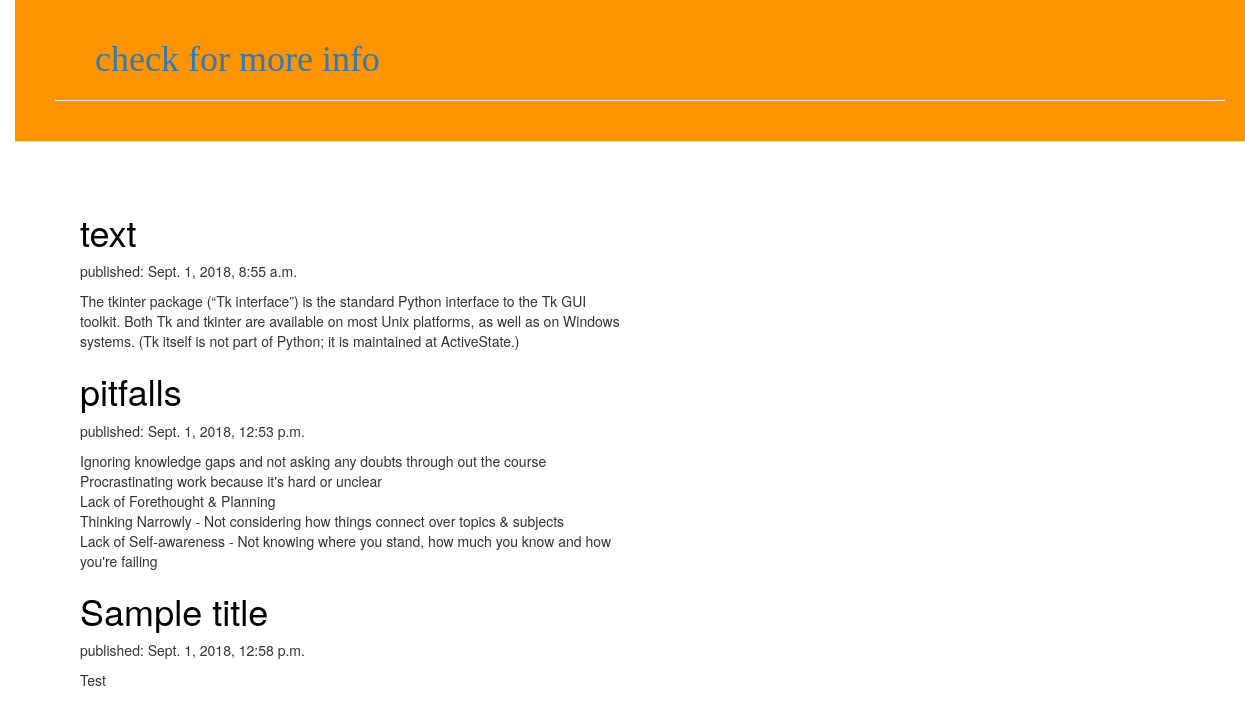
The app's page /posts/, older data.
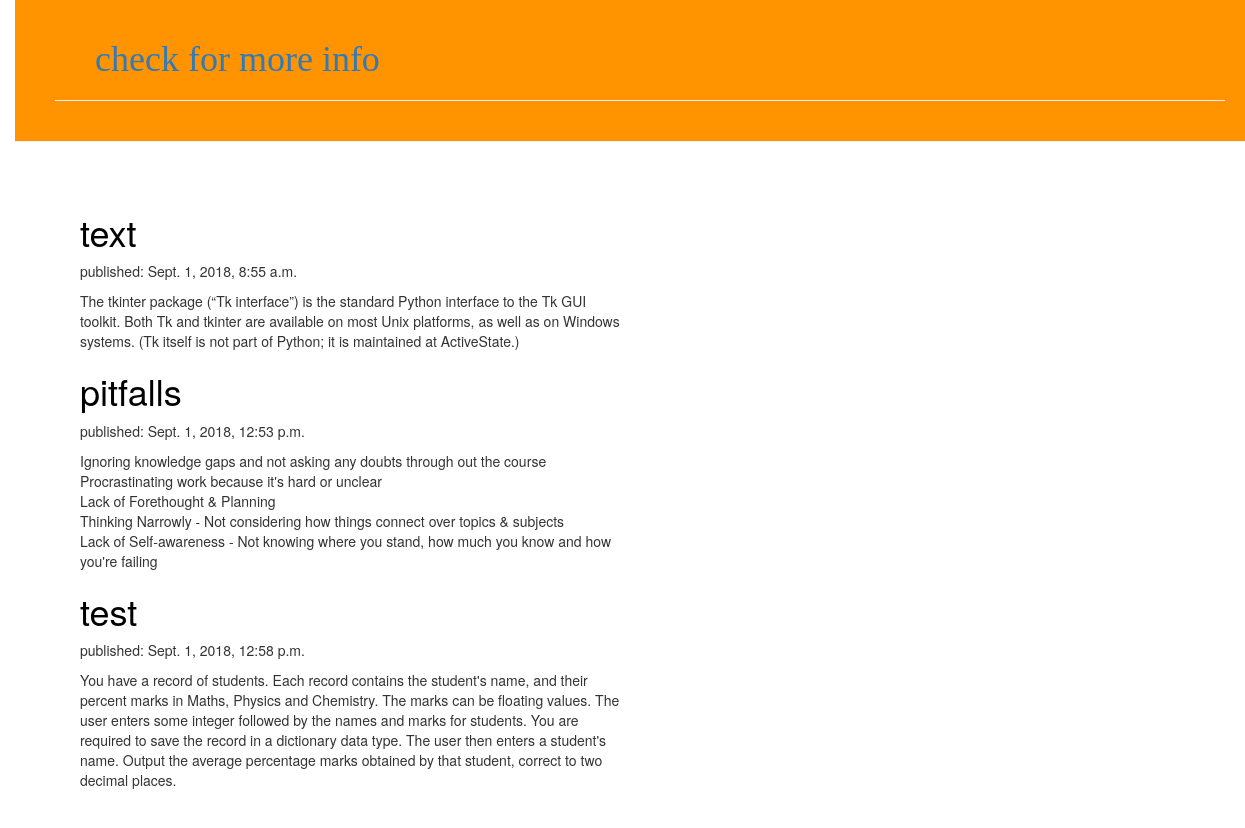
The same page, newer data.
### pages/models.py (models this page shows, shortened)
class Posts(models.Model):
    author = models.ForeignKey('auth.User', on_delete=models.CASCADE)
    title = models.CharField(max_length=200)
    text = models.TextField()
    created_date = models.DateTimeField(auto_now_add=True)
    published_date = models.DateTimeField(auto_now_add=True)

### pages/views.py (the view)
# urls.py: path('posts/', views.post_list),
def post_list(request):
	post=Posts.objects.all()
	return render(request,"blog/post_list.html",{"post":post})

### pages/templates/blog/post_list.html
{% extends 'blog/base.html' %}
{% block content %}
	{% for post in post %}
		<div class="card" style="width: 55rem;">
			<div class="card-body">
	   			<h1 class="card-title"><a href="">{{ post.title }}</a></h1>
	    		<p class="card-text">published: {{ post.published_date }}</p>
	    		<p>{{ post.text|linebreaksbr }}</p>
			</div>
		</div>
	{% endfor %}
{% endblock %}

Row changes from the older to the newer data that the page shows:
changed Posts: title "Sample title" → "test"; text "Test" → "You have a record of students. Each record contains the student's name, and their percent marks in Maths, Physics and Chemistry. The marks can be floating values. The user enters some integer followed by the names and marks for students. You are required to save the record in a dictionary data type. The user then enters a student's name. Output the average percentage marks obtained by that student, correct to two decimal places."
